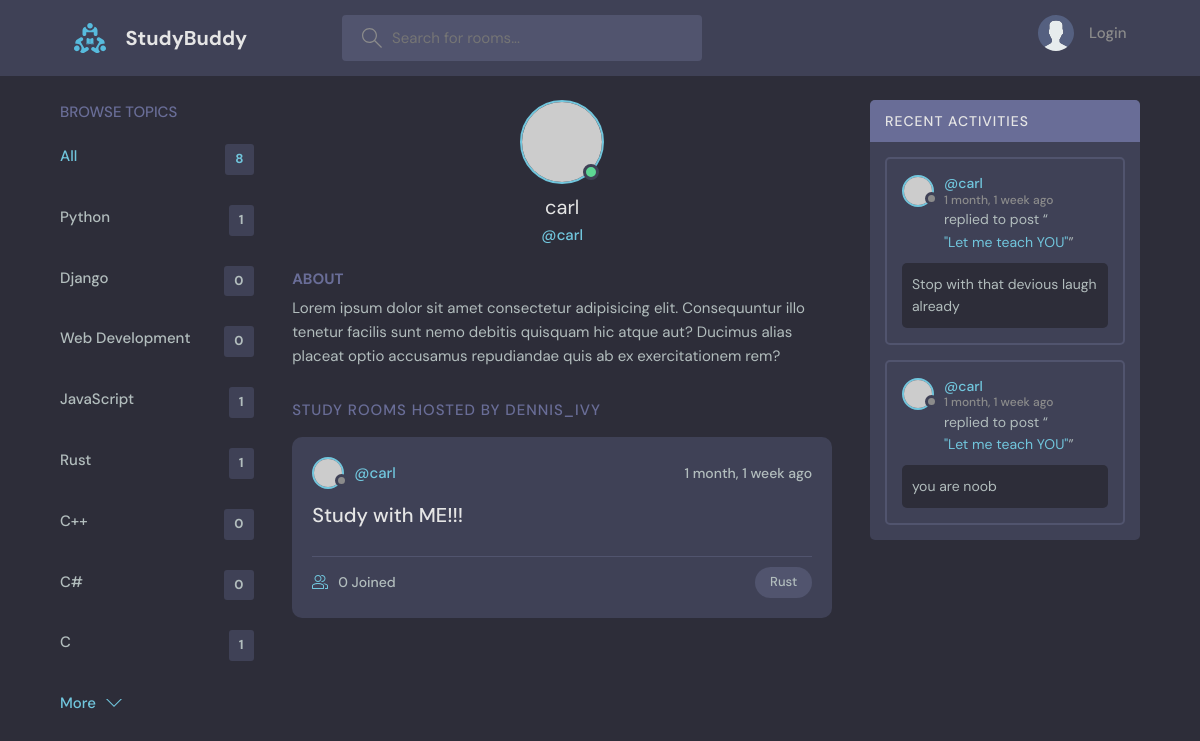
Screenshot of /profile/3/ with the database file from the repository.
### base/models.py (models this page shows, shortened)
class Topic(models.Model):
    name = models.CharField(max_length=200)

class Room(models.Model):
    host = models.ForeignKey(User, on_delete=models.SET_NULL, null=True)
    topic = models.ForeignKey(Topic, on_delete=models.SET_NULL, null=True)
    name = models.CharField(max_length=200)
    description = models.TextField(null=True, blank=True)
    participants = models.ManyToManyField(User, related_name='participants', blank=True)
    updated = models.DateTimeField(auto_now=True)
    created = models.DateTimeField(auto_now_add=True)
    class Meta:
        ordering = ['-updated', '-created']
    def __str__(self):
        return self.name

class Message(models.Model):
    user = models.ForeignKey(User, on_delete=models.CASCADE)
    room = models.ForeignKey(Room, on_delete=models.CASCADE)
    body = models.TextField(null=True, blank=True)
    updated = models.DateTimeField(auto_now=True)
    created = models.DateTimeField(auto_now_add=True)
    class Meta:
        ordering = ['-updated', '-created']
    def __str__(self):
        return self.body[0:50]

### base/views.py (the view)
# urls.py: path('profile/<str:pk>/', views.userprofile, name='user-profile'),
def userprofile(request, pk):
    user = User.objects.get(id=pk)
    rooms = user.room_set.all()
    room_message = user.message_set.all()
    topics = Topic.objects.all()
    context = {'user': user, 'rooms':rooms, 'room_message':room_message, 'topics':topics}
    return render(request, 'base/profile.html', context)

### base/templates/base/profile.html (shortened to what this page needs)
{% extends 'main.html' %}
{% block content %}
  <main class="profile-page layout layout--3">
    <div class="container">
        {% include 'base/topics_component.html' %}
      <div class="roomList">
        <div class="profile">
          <div class="profile__avatar">
            <div class="avatar avatar--large active">
              <img src="https://randomuser.me/api/portraits/men/11.jpg" />
            </div>
          </div>
          <div class="profile__info">
            <h3>{{user.username}}</h3>
            <p>@{{user.username}}</p>
          </div>
          <div class="profile__about">
            <h3>About</h3>
            <p>
              Lorem ipsum dolor sit amet consectetur adipisicing elit. Consequuntur illo tenetur
              facilis sunt nemo debitis quisquam hic atque aut? Ducimus alias placeat optio
              accusamus repudiandae quis ab ex exercitationem rem?
            </p>
          </div>
        </div>
        <div class="roomList__header">
          <div>
            <h2>Study Rooms Hosted by dennis_ivy</a>
            </h2>
          </div>
        </div>
        {% include 'base/feed_component.html' %}
      </div>
        {% include 'base/activity_component.html' %}
    </div>
  </main>
{% endblock content %}

### base/templates/base/topics_component.html
<div class="topics">
    <div class="topics__header">
        <h2>Browse Topics</h2>
    </div>
    <ul class="topics__list">
        <li>
        <a href="{% url 'home' %}" class="active">All <span>{{topics.count}}</span></a>
        </li>
        {% for topic in topics %}
        <li>
        <a href="{% url 'home' %}?q={{topic.name}}">{{topic.name}} <span>{{topic.room_set.all.count}}</span></a>
        </li>
        {% endfor %}
    </ul>
    <a class="btn btn--link" href="topics.html">
        More
        <svg version="1.1" xmlns="http://www.w3.org/2000/svg" width="32" height="32" viewBox="0 0 32 32">
        <title>chevron-down</title>
        <path d="M16 21l-13-13h-3l16 16 16-16h-3l-13 13z"></path>
        </svg>
    </a>
</div>

### base/templates/base/feed_component.html (shortened to what this page needs)
{% for room in rooms %}
<div class="roomListRoom">
  <div class="roomListRoom__header">
    <a href="{% url 'user-profile' room.host.id %}" class="roomListRoom__author">
      <div class="avatar avatar--small">
        <img src="https://randomuser.me/api/portraits/women/11.jpg" />
      </div>
      <span>@{{room.host.username}}</span>
    </a>
    <div class="roomListRoom__actions">
      <span>{{room.created|timesince}} ago</span>
    </div>
  </div>
  <div class="roomListRoom__content">
    <a href="{% url 'room' room.id %}">{{room.name}}</a>
  </div>
  <div class="roomListRoom__meta">
    <a href="{% url 'room' room.id %}" class="roomListRoom__joined">
      {{room.participants.all.count}} Joined
    </a>
    <p class="roomListRoom__topic">{{room.topic.name}}</p>
  </div>
</div>
{% endfor %}

### base/templates/base/activity_component.html (shortened to what this page needs)
<div class="activities">
    <div class="activities__header">
      <h2>Recent Activities</h2>
    </div>
    {% for message in room_message %}
    <div class="activities__box">
      <div class="activities__boxHeader roomListRoom__header">
        <a href="{% url 'user-profile' message.user.id %}" class="roomListRoom__author">
          <div class="avatar avatar--small">
            <img src="https://randomuser.me/api/portraits/women/11.jpg" />
          </div>
          <p>
            @{{message.user}}
            <span>{{message.created|timesince}} ago</span>
          </p>
        </a>
      </div>
      <div class="activities__boxContent">
        <p>replied to post “<a href="{% url 'room' message.room.id %}">"{{message.room}}"</a>”</p>
        <div class="activities__boxRoomContent">
            {{message}}
        </div>
      </div>
    </div>
    {% endfor %}
</div>

### rows the page displays
Topic: name "Python", room_set.all.count "1"
Topic: name "Django", room_set.all.count "0"
Topic: name "Web Development", room_set.all.count "0"
Topic: name "JavaScript", room_set.all.count "1"
Topic: name "Rust", room_set.all.count "1"
Topic: name "C++", room_set.all.count "0"
Topic: name "C#", room_set.all.count "0"
Topic: name "C", room_set.all.count "1"
Room: host.username "carl", created "1 month, 1 week", name "Study with ME!!!", participants.all.count "0", topic.name "Rust"
Message: user "carl", created "1 month, 1 week", room "Let me teach YOU", body "Stop with that devious laugh already"
Message: user "carl", created "1 month, 1 week", room "Let me teach YOU", body "you are noob"

### other values shown
{{ topics.count }} "8"
{{ user.username }} "carl"
